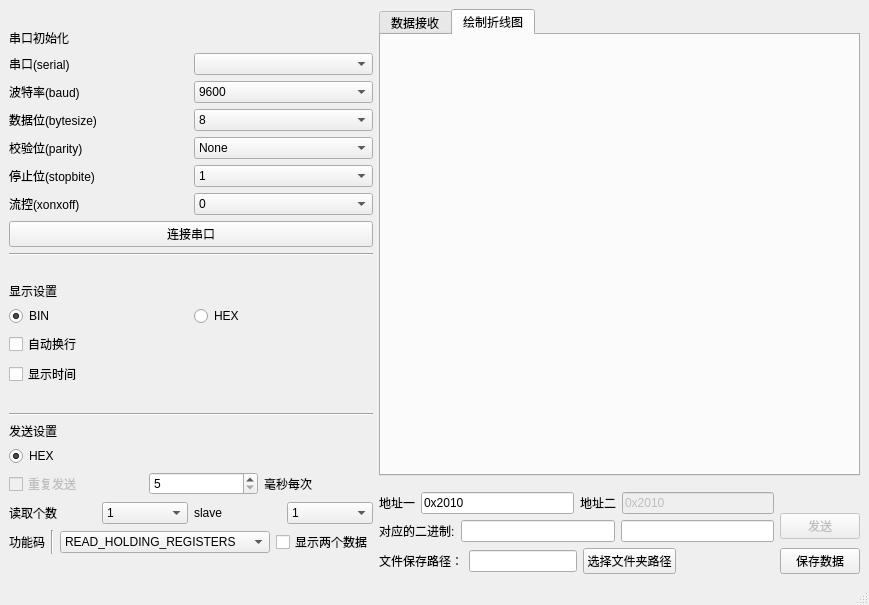
<?xml version="1.0" encoding="UTF-8"?>
<ui version="4.0">
 <class>MainWindow</class>
 <widget class="QMainWindow" name="MainWindow">
  <property name="geometry">
   <rect>
    <x>0</x>
    <y>0</y>
    <width>869</width>
    <height>605</height>
   </rect>
  </property>
  <property name="windowTitle">
   <string>（网络化控制）Modbus上位机</string>
  </property>
  <widget class="QWidget" name="centralwidget">
   <layout class="QHBoxLayout" name="horizontalLayout_16">
    <item>
     <layout class="QVBoxLayout" name="verticalLayout_9">
      <item>
       <layout class="QVBoxLayout" name="verticalLayout_4">
        <item>
         <spacer name="verticalSpacer_5">
          <property name="orientation">
           <enum>Qt::Vertical</enum>
          </property>
          <property name="sizeHint" stdset="0">
           <size>
            <width>20</width>
            <height>40</height>
           </size>
          </property>
         </spacer>
        </item>
        <item>
         <widget class="QLabel" name="label_7">
          <property name="text">
           <string>串口初始化</string>
          </property>
         </widget>
        </item>
        <item>
         <layout class="QVBoxLayout" name="verticalLayout">
          <item>
           <layout class="QHBoxLayout" name="horizontalLayout">
            <item>
             <widget class="QLabel" name="label">
              <property name="text">
               <string>串口(serial)</string>
              </property>
             </widget>
            </item>
            <item>
             <widget class="QComboBox" name="comboBox_serial"/>
            </item>
           </layout>
          </item>
          <item>
           <layout class="QHBoxLayout" name="horizontalLayout_2">
            <item>
             <widget class="QLabel" name="label_2">
              <property name="text">
               <string>波特率(baud)</string>
              </property>
             </widget>
            </item>
            <item>
             <widget class="QComboBox" name="comboBox_baud">
              <item>
               <property name="text">
                <string>9600</string>
               </property>
              </item>
              <item>
               <property name="text">
                <string>115200</string>
               </property>
              </item>
             </widget>
            </item>
           </layout>
          </item>
          <item>
           <layout class="QHBoxLayout" name="horizontalLayout_6">
            <item>
             <widget class="QLabel" name="label_6">
              <property name="text">
               <string>数据位(bytesize)</string>
              </property>
             </widget>
            </item>
            <item>
             <widget class="QComboBox" name="comboBox_byteSize">
              <property name="whatsThis">
               <string>字节大小</string>
              </property>
              <item>
               <property name="text">
                <string>8</string>
               </property>
              </item>
             </widget>
            </item>
           </layout>
          </item>
          <item>
           <layout class="QHBoxLayout" name="horizontalLayout_3">
            <item>
             <widget class="QLabel" name="label_3">
              <property name="text">
               <string>校验位(parity)</string>
              </property>
             </widget>
            </item>
            <item>
             <widget class="QComboBox" name="comboBox_parity">
              <item>
               <property name="text">
                <string>None</string>
               </property>
              </item>
             </widget>
            </item>
           </layout>
          </item>
          <item>
           <layout class="QHBoxLayout" name="horizontalLayout_5">
            <item>
             <widget class="QLabel" name="label_5">
              <property name="text">
               <string>停止位(stopbite)</string>
              </property>
             </widget>
            </item>
            <item>
             <widget class="QComboBox" name="comboBox_stopbite">
              <item>
               <property name="text">
                <string>1</string>
               </property>
              </item>
             </widget>
            </item>
           </layout>
          </item>
          <item>
           <layout class="QHBoxLayout" name="horizontalLayout_4">
            <item>
             <widget class="QLabel" name="label_4">
              <property name="text">
               <string>流控(xonxoff)</string>
              </property>
             </widget>
            </item>
            <item>
             <widget class="QComboBox" name="comboBox_control">
              <item>
               <property name="text">
                <string>0</string>
               </property>
              </item>
             </widget>
            </item>
           </layout>
          </item>
         </layout>
        </item>
       </layout>
      </item>
      <item>
       <widget class="QPushButton" name="pushButton_linkToSerial">
        <property name="text">
         <string>连接串口</string>
        </property>
        <property name="checkable">
         <bool>true</bool>
        </property>
        <property name="checked">
         <bool>false</bool>
        </property>
       </widget>
      </item>
      <item>
       <layout class="QVBoxLayout" name="verticalLayout_3">
        <item>
         <widget class="Line" name="line_2">
          <property name="orientation">
           <enum>Qt::Horizontal</enum>
          </property>
         </widget>
        </item>
        <item>
         <spacer name="verticalSpacer_3">
          <property name="orientation">
           <enum>Qt::Vertical</enum>
          </property>
          <property name="sizeHint" stdset="0">
           <size>
            <width>20</width>
            <height>40</height>
           </size>
          </property>
         </spacer>
        </item>
        <item>
         <widget class="QLabel" name="label_8">
          <property name="text">
           <string>显示设置</string>
          </property>
         </widget>
        </item>
        <item>
         <layout class="QVBoxLayout" name="verticalLayout_2">
          <item>
           <layout class="QHBoxLayout" name="horizontalLayout_7">
            <item>
             <widget class="QRadioButton" name="radioButton_recvASCII">
              <property name="text">
               <string>BIN</string>
              </property>
              <property name="checked">
               <bool>true</bool>
              </property>
              <attribute name="buttonGroup">
               <string notr="true">Encoding_buttonGroup</string>
              </attribute>
             </widget>
            </item>
            <item>
             <widget class="QRadioButton" name="radioButton_recvHex">
              <property name="text">
               <string>HEX</string>
              </property>
              <attribute name="buttonGroup">
               <string notr="true">Encoding_buttonGroup</string>
              </attribute>
             </widget>
            </item>
           </layout>
          </item>
          <item>
           <widget class="QCheckBox" name="checkBox_autoChangeline">
            <property name="layoutDirection">
             <enum>Qt::LeftToRight</enum>
            </property>
            <property name="text">
             <string>自动换行</string>
            </property>
            <property name="checkable">
             <bool>true</bool>
            </property>
           </widget>
          </item>
          <item>
           <widget class="QCheckBox" name="checkBox_showTime">
            <property name="text">
             <string>显示时间</string>
            </property>
           </widget>
          </item>
         </layout>
        </item>
       </layout>
      </item>
      <item>
       <spacer name="verticalSpacer_4">
        <property name="orientation">
         <enum>Qt::Vertical</enum>
        </property>
        <property name="sizeHint" stdset="0">
         <size>
          <width>20</width>
          <height>40</height>
         </size>
        </property>
       </spacer>
      </item>
      <item>
       <layout class="QVBoxLayout" name="verticalLayout_8">
        <item>
         <widget class="Line" name="line_4">
          <property name="orientation">
           <enum>Qt::Horizontal</enum>
          </property>
         </widget>
        </item>
        <item>
         <widget class="QLabel" name="label_9">
          <property name="text">
           <string>发送设置</string>
          </property>
         </widget>
        </item>
        <item>
         <layout class="QHBoxLayout" name="horizontalLayout_14">
          <item>
           <widget class="QRadioButton" name="radioButton_sendHex">
            <property name="text">
             <string>HEX</string>
            </property>
            <property name="checked">
             <bool>true</bool>
            </property>
           </widget>
          </item>
         </layout>
        </item>
        <item>
         <layout class="QHBoxLayout" name="horizontalLayout_8">
          <item>
           <widget class="QCheckBox" name="checkBox_repeat">
            <property name="enabled">
             <bool>false</bool>
            </property>
            <property name="text">
             <string>重复发送</string>
            </property>
           </widget>
          </item>
          <item>
           <spacer name="horizontalSpacer">
            <property name="orientation">
             <enum>Qt::Horizontal</enum>
            </property>
            <property name="sizeType">
             <enum>QSizePolicy::Maximum</enum>
            </property>
            <property name="sizeHint" stdset="0">
             <size>
              <width>25</width>
              <height>20</height>
             </size>
            </property>
           </spacer>
          </item>
          <item>
           <widget class="QSpinBox" name="spinBox_sendTime">
            <property name="minimum">
             <number>5</number>
            </property>
            <property name="maximum">
             <number>5000</number>
            </property>
            <property name="singleStep">
             <number>5</number>
            </property>
            <property name="value">
             <number>5</number>
            </property>
           </widget>
          </item>
          <item>
           <widget class="QLabel" name="label_10">
            <property name="text">
             <string>毫秒每次</string>
            </property>
           </widget>
          </item>
         </layout>
        </item>
        <item>
         <layout class="QHBoxLayout" name="horizontalLayout_10">
          <item>
           <widget class="QLabel" name="label_13">
            <property name="text">
             <string>读取个数</string>
            </property>
           </widget>
          </item>
          <item>
           <widget class="QComboBox" name="comboBox_readNum">
            <item>
             <property name="text">
              <string>1</string>
             </property>
            </item>
            <item>
             <property name="text">
              <string>2</string>
             </property>
            </item>
           </widget>
          </item>
          <item>
           <widget class="QLabel" name="label_14">
            <property name="text">
             <string>slave</string>
            </property>
           </widget>
          </item>
          <item>
           <widget class="QComboBox" name="comboBox_slave">
            <item>
             <property name="text">
              <string>1</string>
             </property>
            </item>
            <item>
             <property name="text">
              <string>2</string>
             </property>
            </item>
           </widget>
          </item>
         </layout>
        </item>
        <item>
         <layout class="QHBoxLayout" name="horizontalLayout_12">
          <item>
           <widget class="QLabel" name="label_16">
            <property name="text">
             <string>功能码</string>
            </property>
           </widget>
          </item>
          <item>
           <widget class="Line" name="line_3">
            <property name="orientation">
             <enum>Qt::Vertical</enum>
            </property>
           </widget>
          </item>
          <item>
           <widget class="QComboBox" name="comboBox_funcCode">
            <item>
             <property name="text">
              <string>READ_HOLDING_REGISTERS</string>
             </property>
            </item>
            <item>
             <property name="text">
              <string>READ_COILS</string>
             </property>
            </item>
            <item>
             <property name="text">
              <string>READ_DISCRETE_INPUTS</string>
             </property>
            </item>
            <item>
             <property name="text">
              <string>READ_INPUT_REGISTERS</string>
             </property>
            </item>
            <item>
             <property name="text">
              <string>WRITE_SINGLE_COIL</string>
             </property>
            </item>
            <item>
             <property name="text">
              <string>WRITE_SINGLE_REGISTER</string>
             </property>
            </item>
            <item>
             <property name="text">
              <string>WRITE_MULTIPLE_COILS</string>
             </property>
            </item>
            <item>
             <property name="text">
              <string>WRITE_MULTIPLE_REGISTERS </string>
             </property>
            </item>
           </widget>
          </item>
          <item>
           <widget class="QCheckBox" name="checkBox_show2data">
            <property name="text">
             <string>显示两个数据</string>
            </property>
           </widget>
          </item>
         </layout>
        </item>
        <item>
         <spacer name="verticalSpacer_6">
          <property name="orientation">
           <enum>Qt::Vertical</enum>
          </property>
          <property name="sizeHint" stdset="0">
           <size>
            <width>20</width>
            <height>40</height>
           </size>
          </property>
         </spacer>
        </item>
       </layout>
      </item>
     </layout>
    </item>
    <item>
     <layout class="QVBoxLayout" name="verticalLayout_7">
      <item>
       <widget class="QTabWidget" name="tabWidget_view">
        <property name="contextMenuPolicy">
         <enum>Qt::DefaultContextMenu</enum>
        </property>
        <property name="layoutDirection">
         <enum>Qt::LeftToRight</enum>
        </property>
        <property name="autoFillBackground">
         <bool>true</bool>
        </property>
        <property name="currentIndex">
         <number>1</number>
        </property>
        <property name="usesScrollButtons">
         <bool>true</bool>
        </property>
        <property name="documentMode">
         <bool>false</bool>
        </property>
        <widget class="QWidget" name="tabWidgetPage_text">
         <attribute name="title">
          <string>数据接收</string>
         </attribute>
        </widget>
        <widget class="QWidget" name="tabWidgetPage_plot">
         <attribute name="title">
          <string>绘制折线图</string>
         </attribute>
        </widget>
       </widget>
      </item>
      <item>
       <spacer name="verticalSpacer_2">
        <property name="orientation">
         <enum>Qt::Vertical</enum>
        </property>
        <property name="sizeType">
         <enum>QSizePolicy::Fixed</enum>
        </property>
        <property name="sizeHint" stdset="0">
         <size>
          <width>20</width>
          <height>10</height>
         </size>
        </property>
       </spacer>
      </item>
      <item>
       <layout class="QHBoxLayout" name="horizontalLayout_15">
        <item>
         <layout class="QVBoxLayout" name="verticalLayout_5">
          <item>
           <layout class="QHBoxLayout" name="horizontalLayout_13">
            <item>
             <widget class="QLabel" name="label_17">
              <property name="text">
               <string>地址一</string>
              </property>
             </widget>
            </item>
            <item>
             <widget class="QLineEdit" name="lineEdit_addr">
              <property name="text">
               <string>0x2010</string>
              </property>
             </widget>
            </item>
            <item>
             <widget class="QLabel" name="label_15">
              <property name="text">
               <string>地址二</string>
              </property>
             </widget>
            </item>
            <item>
             <widget class="QLineEdit" name="lineEdit_addr2">
              <property name="enabled">
               <bool>false</bool>
              </property>
              <property name="text">
               <string>0x2010</string>
              </property>
             </widget>
            </item>
           </layout>
          </item>
          <item>
           <layout class="QHBoxLayout" name="horizontalLayout_9">
            <item>
             <widget class="QLabel" name="label_12">
              <property name="text">
               <string>对应的二进制:</string>
              </property>
             </widget>
            </item>
            <item>
             <widget class="QLineEdit" name="lineEdit_addrTransTobin">
              <property name="readOnly">
               <bool>true</bool>
              </property>
             </widget>
            </item>
            <item>
             <widget class="QLineEdit" name="lineEdit_lineEdit_addrTransTobin2">
              <property name="enabled">
               <bool>true</bool>
              </property>
              <property name="readOnly">
               <bool>true</bool>
              </property>
             </widget>
            </item>
           </layout>
          </item>
         </layout>
        </item>
        <item>
         <layout class="QVBoxLayout" name="verticalLayout_6">
          <item>
           <spacer name="verticalSpacer">
            <property name="orientation">
             <enum>Qt::Vertical</enum>
            </property>
            <property name="sizeType">
             <enum>QSizePolicy::Fixed</enum>
            </property>
            <property name="sizeHint" stdset="0">
             <size>
              <width>20</width>
              <height>18</height>
             </size>
            </property>
           </spacer>
          </item>
          <item>
           <widget class="QPushButton" name="pushButton_send">
            <property name="enabled">
             <bool>false</bool>
            </property>
            <property name="text">
             <string>发送</string>
            </property>
           </widget>
          </item>
         </layout>
        </item>
       </layout>
      </item>
      <item>
       <layout class="QHBoxLayout" name="horizontalLayout_11">
        <item>
         <widget class="QLabel" name="label_11">
          <property name="text">
           <string>文件保存路径：</string>
          </property>
         </widget>
        </item>
        <item>
         <widget class="QLineEdit" name="lineEdit_saveFilePath">
          <property name="text">
           <string/>
          </property>
         </widget>
        </item>
        <item>
         <widget class="QPushButton" name="pushButton_selectFileSavePath">
          <property name="text">
           <string>选择文件夹路径</string>
          </property>
         </widget>
        </item>
        <item>
         <spacer name="horizontalSpacer_2">
          <property name="orientation">
           <enum>Qt::Horizontal</enum>
          </property>
          <property name="sizeHint" stdset="0">
           <size>
            <width>40</width>
            <height>20</height>
           </size>
          </property>
         </spacer>
        </item>
        <item>
         <widget class="QPushButton" name="pushButton_save">
          <property name="text">
           <string>保存数据</string>
          </property>
         </widget>
        </item>
       </layout>
      </item>
     </layout>
    </item>
   </layout>
  </widget>
  <widget class="QMenuBar" name="menubar">
   <property name="geometry">
    <rect>
     <x>0</x>
     <y>0</y>
     <width>869</width>
     <height>23</height>
    </rect>
   </property>
  </widget>
  <widget class="QStatusBar" name="statusbar"/>
 </widget>
 <tabstops>
  <tabstop>comboBox_serial</tabstop>
  <tabstop>comboBox_baud</tabstop>
  <tabstop>comboBox_byteSize</tabstop>
  <tabstop>comboBox_parity</tabstop>
  <tabstop>comboBox_stopbite</tabstop>
  <tabstop>comboBox_control</tabstop>
  <tabstop>radioButton_recvASCII</tabstop>
  <tabstop>radioButton_recvHex</tabstop>
  <tabstop>checkBox_autoChangeline</tabstop>
  <tabstop>checkBox_showTime</tabstop>
  <tabstop>radioButton_sendHex</tabstop>
 </tabstops>
 <resources/>
 <connections>
  <connection>
   <sender>checkBox_repeat</sender>
   <signal>clicked(bool)</signal>
   <receiver>spinBox_sendTime</receiver>
   <slot>setDisabled(bool)</slot>
   <hints>
    <hint type="sourcelabel">
     <x>115</x>
     <y>492</y>
    </hint>
    <hint type="destinationlabel">
     <x>227</x>
     <y>494</y>
    </hint>
   </hints>
  </connection>
  <connection>
   <sender>pushButton_linkToSerial</sender>
   <signal>toggled(bool)</signal>
   <receiver>comboBox_serial</receiver>
   <slot>setDisabled(bool)</slot>
   <hints>
    <hint type="sourcelabel">
     <x>197</x>
     <y>264</y>
    </hint>
    <hint type="destinationlabel">
     <x>290</x>
     <y>80</y>
    </hint>
   </hints>
  </connection>
  <connection>
   <sender>pushButton_linkToSerial</sender>
   <signal>toggled(bool)</signal>
   <receiver>comboBox_baud</receiver>
   <slot>setDisabled(bool)</slot>
   <hints>
    <hint type="sourcelabel">
     <x>182</x>
     <y>258</y>
    </hint>
    <hint type="destinationlabel">
     <x>222</x>
     <y>112</y>
    </hint>
   </hints>
  </connection>
  <connection>
   <sender>pushButton_linkToSerial</sender>
   <signal>toggled(bool)</signal>
   <receiver>comboBox_byteSize</receiver>
   <slot>setDisabled(bool)</slot>
   <hints>
    <hint type="sourcelabel">
     <x>96</x>
     <y>261</y>
    </hint>
    <hint type="destinationlabel">
     <x>228</x>
     <y>140</y>
    </hint>
   </hints>
  </connection>
  <connection>
   <sender>pushButton_linkToSerial</sender>
   <signal>toggled(bool)</signal>
   <receiver>comboBox_parity</receiver>
   <slot>setDisabled(bool)</slot>
   <hints>
    <hint type="sourcelabel">
     <x>143</x>
     <y>268</y>
    </hint>
    <hint type="destinationlabel">
     <x>395</x>
     <y>181</y>
    </hint>
   </hints>
  </connection>
  <connection>
   <sender>pushButton_linkToSerial</sender>
   <signal>toggled(bool)</signal>
   <receiver>comboBox_stopbite</receiver>
   <slot>setDisabled(bool)</slot>
   <hints>
    <hint type="sourcelabel">
     <x>56</x>
     <y>262</y>
    </hint>
    <hint type="destinationlabel">
     <x>233</x>
     <y>196</y>
    </hint>
   </hints>
  </connection>
  <connection>
   <sender>pushButton_linkToSerial</sender>
   <signal>toggled(bool)</signal>
   <receiver>comboBox_control</receiver>
   <slot>setDisabled(bool)</slot>
   <hints>
    <hint type="sourcelabel">
     <x>269</x>
     <y>256</y>
    </hint>
    <hint type="destinationlabel">
     <x>265</x>
     <y>227</y>
    </hint>
   </hints>
  </connection>
  <connection>
   <sender>pushButton_linkToSerial</sender>
   <signal>toggled(bool)</signal>
   <receiver>pushButton_send</receiver>
   <slot>setEnabled(bool)</slot>
   <hints>
    <hint type="sourcelabel">
     <x>326</x>
     <y>257</y>
    </hint>
    <hint type="destinationlabel">
     <x>854</x>
     <y>531</y>
    </hint>
   </hints>
  </connection>
  <connection>
   <sender>pushButton_linkToSerial</sender>
   <signal>clicked(bool)</signal>
   <receiver>checkBox_repeat</receiver>
   <slot>setEnabled(bool)</slot>
   <hints>
    <hint type="sourcelabel">
     <x>35</x>
     <y>261</y>
    </hint>
    <hint type="destinationlabel">
     <x>50</x>
     <y>484</y>
    </hint>
   </hints>
  </connection>
 </connections>
 <buttongroups>
  <buttongroup name="Encoding_buttonGroup"/>
 </buttongroups>
</ui>
